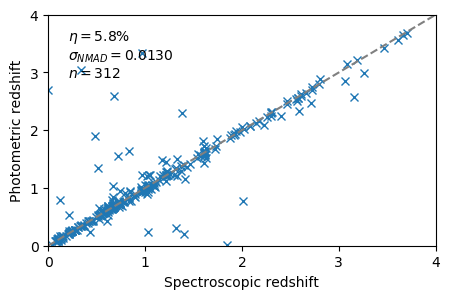

Generate this figure with Python:
"""
Copyright 2013-2019 Johannes Buchner

Redistribution and use in source and binary forms, with or without modification, are permitted provided that the following conditions are met:

1. Redistributions of source code must retain the above copyright notice, this list of conditions and the following disclaimer.

2. Redistributions in binary form must reproduce the above copyright notice, this list of conditions and the following disclaimer in the documentation and/or other materials provided with the distribution.

THIS SOFTWARE IS PROVIDED BY THE COPYRIGHT HOLDERS AND CONTRIBUTORS "AS IS" AND ANY EXPRESS OR IMPLIED WARRANTIES, INCLUDING, BUT NOT LIMITED TO, THE IMPLIED WARRANTIES OF MERCHANTABILITY AND FITNESS FOR A PARTICULAR PURPOSE ARE DISCLAIMED. IN NO EVENT SHALL THE COPYRIGHT HOLDER OR CONTRIBUTORS BE LIABLE FOR ANY DIRECT, INDIRECT, INCIDENTAL, SPECIAL, EXEMPLARY, OR CONSEQUENTIAL DAMAGES (INCLUDING, BUT NOT LIMITED TO, PROCUREMENT OF SUBSTITUTE GOODS OR SERVICES; LOSS OF USE, DATA, OR PROFITS; OR BUSINESS INTERRUPTION) HOWEVER CAUSED AND ON ANY THEORY OF LIABILITY, WHETHER IN CONTRACT, STRICT LIABILITY, OR TORT (INCLUDING NEGLIGENCE OR OTHERWISE) ARISING IN ANY WAY OUT OF THE USE OF THIS SOFTWARE, EVEN IF ADVISED OF THE POSSIBILITY OF SUCH DAMAGE.


Loads pdzs, and computes the best probability functions to incorporate systematic errors.

Usage: 
python photozquality.py ids...

Optimizes the parameters under the likelihood of the zspec values, 
giving the most likely description.

"""

import sys, os
import numpy
import scipy
import scipy.signal
import scipy.stats
import scipy.optimize
import matplotlib.pyplot as plt

def get_zphot(id):
	zphot = numpy.loadtxt('pdz/%s' % id)
	zphot[:,1] /= zphot[:,1].sum()
	return zphot
def get_zspec(id):
	return float(numpy.loadtxt('specz/%s' % id))
def has_zspec(id):
	return os.path.exists('specz/%s' % id)


def weighted_median(y, p):
	items = sorted(zip(y,p), key=lambda x: x[0])
	s = 0.
	for i in items:
		s += i[1]
		if s >= 0.5: 
			return i[0]
def normalize(x, y):
	binwidth = x[1:] - x[:-1]
	total = (y[:-1] * binwidth).sum()
	assert total >= 0, (total, x, y)
	return y / total
data = {}

def create_pdz(zphot, w, woutliers):
	zphot_best = zphot[:,0][zphot[:,1].argmax()]
	zphot2 = zphot[:,1]
	zphot2 = scipy.signal.convolve(zphot2, w, 'same')
	assert zphot2.sum() > 0, w
	zphot2 /= zphot2.sum()
	#zphot2 = zphot2**d # d disabled
	zphot3 = normalize(zphot[:,0], zphot2)
	zphot3 += woutliers
	zphot3[0] = 0.
	zphot3[-1] = 0.
	zphot4 = normalize(zphot[:,0], zphot3)
	return zphot_best, zphot2, zphot3, zphot4


def calc_stats(k, wlogoutliers, plot_individual=False, write_individual=False, plot_corr=False):
	values = []
	woutliers = 10**(wlogoutliers-9)
	if not (k >= 0 and woutliers >= 0):
		print('ERROR: negative values passed')
		return {}
	distvalues = []
	outlier_list = []
	# k == 50 means sigma of 0.5 --> k * 100 gives width
	w = scipy.signal.gaussian(100, k / 100 * 100)
	if not (w.sum() > 0):
		print('ERROR: kernel width too small')
		return {}
	w /= w.max()
	
	#print(k, wlogoutliers)
	
	data_pdzs = dict([(i, create_pdz(zphot, w, woutliers)) for (i, (zphot, zspec)) in data.items()])
	
	for i, (zphot, zspec) in data.items():
		zphot_best, zphot2, zphot3, zphot4 = data_pdzs[i]
		
		#print 'norm:', numpy.trapz(x=zphot[:,0], y=zphot2)
		
		distvalues += list(zip([zspec] * len(zphot2), zphot[:,0], zphot2, numpy.abs(zspec - zphot[:,0]) / (1 + zspec), ((zspec - zphot[:,0]) / (1 + zspec) )**2))
		
		#print zphot
		zmed, zlo, zhi = numpy.interp(x=[0.5, 0.1, 0.9], xp=zphot2.cumsum(), fp=zphot[:,0])

		# gaussian kernel of 0.3 width

		#zphot_val = numpy.interp(zspec, zphot[:,0], zphot[:,1])
		#if zphot_val == 0:
		#	outlier_list.append(i)
		# max(1e-6, zphot_val)
		zphot_val = numpy.interp(zspec, zphot[:,0], zphot4)
		avgdist = numpy.average(numpy.abs(zphot[:,0] - zspec), weights = zphot2)
		
		#print zphot[:,1].sum(), zspec, zphot_val, max(1e-9, zphot_val)

		values.append( (zspec, zphot_best, zphot_val, zmed, zlo, zhi, avgdist) )
	
	if plot_individual or write_individual:
		for i in allids:
			zphot = get_zphot(i)
			zphot_best, zphot2, zphot3, zphot4 = create_pdz(zphot, w, woutliers)
			if plot_individual:
				plt.figure(figsize=(4,3))
				#plt.gca().set_yscale('log')
				plt.plot(zphot[:,0], zphot[:,1], label='photo-z', color='black', lw=2)
				#plt.plot(zphot[:,0], zphot2 / zphot2.max(), label='convolved')
				plt.plot(zphot[:,0], zphot3, label='$p_{D+Sys}(z)$', color='gray', ls='--')
				plt.fill_between(zphot[:,0], zphot3, color='gray', alpha=0.2)
				#plt.plot(zphot[:,0], zphot2/ zphot2.max(), label='zphot final')
				zeroes = zphot[zphot4 > max(zphot4) * 1e-2,0]
				plt.xlim(max(min(zeroes)-0.1, 0), min(max(zeroes)+0.1,7))
				plt.ylim(0, None)
				plt.yticks([])
				plt.vlines(zspec, plt.ylim()[0], plt.ylim()[1], linestyles='--')
				plt.ylabel('probability')
				plt.xlabel('redshift')
				plt.legend(loc='best', prop=dict(size=10), frameon=False)
				plt.savefig('pdz/' + i + ".png")
				plt.savefig('pdz/' + i + ".pdf", bbox_inches='tight')
				plt.close()
			if write_individual:
				numpy.savetxt('smoothened/' + i, numpy.vstack([zphot[:,0], zphot4]).transpose())
	
	v = numpy.array(values, dtype=[ ('zspec', 'f'), 
		('zphot_best', 'f'), # original best-fit photo-z
		('zphot_val', 'f'),  # pdz evaluated at zspec
		('zphot_med', 'f'), ('zphot_lo', 'f'), ('zphot_hi', 'f'), # limits
		('zdist', 'f') # weighted distance to zspec
		] )
	
	# compute usual statistics (for unconvolved)
	dist = numpy.abs(v['zspec'] - v['zphot_best']) / (1 + v['zspec'])

	outliers = dist > 0.15
	outlier_fraction = outliers.sum() * 1. / len(outliers)

	sigma_NMAD = 1.48 * numpy.median( dist )
	
	distvalues = numpy.array(distvalues, dtype=[ ('zspec', 'f'), ('zphot', 'f'), ('prob', 'f'), ('zabsdist', 'f'), ('zsqdist', 'f')])
	snad = (distvalues['zabsdist'] * distvalues['prob']).sum() / len(v)
	sigma_ad = (distvalues['zsqdist'] * distvalues['prob']).sum()**0.5 / len(v)
	if plot_corr:
		nmad = weighted_median(distvalues['zabsdist'], distvalues['prob'] / len(v))
	smooth_outlier_fraction = ((distvalues['zabsdist'] > 0.15) * distvalues['prob']).sum() / len(v)
	
	# compute likelihood
	loglike = numpy.sum(numpy.log(v['zphot_val']))
	information_loss = numpy.sum(v['zphot_val'] * numpy.log2(v['zphot_val']))
	# check the values where the likelihood is zero
	
	r = dict(n=len(outliers), outlier_fraction=outlier_fraction, 
		loglike=loglike, sigma_NMAD=sigma_NMAD, snad=snad, #nmad=nmad,
		outliers=outlier_list, sigma_ad=sigma_ad, smooth_outlier_fraction=smooth_outlier_fraction,
		smoothened_chi2 = -2 * loglike,
		information_loss = information_loss,
		)
	
	#print(r)

	if plot_corr:
		print()
		print("plotting...")
		plt.figure(figsize=(5,3))
		plt.plot(v['zspec'], v['zphot_best'], 'x ')
		plt.plot([0,plt.xlim()[1]], [0,plt.xlim()[1]], '--', color='grey')
		plt.xlabel('Spectroscopic redshift')
		plt.ylabel('Photometric redshift')
		plt.ylim(0, 4)
		plt.xlim(0, 4)
		plt.xticks(list(range(5)))
		plt.yticks(list(range(5)))
		plt.text(0.2, plt.ylim()[1]-0.2, "$\\eta = %.1f\\%% $\n$\\sigma_{NMAD} = %.4f$\n$n = %d$" % (outlier_fraction*100, sigma_NMAD, len(v)), va='top')
		plt.savefig('photozquality.pdf', bbox_inches='tight')
		plt.savefig('photozquality.png', bbox_inches='tight')
		plt.close()
		
		plt.figure()
		plt.errorbar(v['zspec'], v['zphot_med'], 
			yerr=[v['zphot_med'] - v['zphot_lo'], v['zphot_hi'] - v['zphot_med'] ], 
			marker='x', ls='')
		plt.plot([0,plt.xlim()[1]], [0,plt.xlim()[1]], '--', color='grey')
		plt.xlabel('Spectroscopic redshift')
		plt.ylabel('Photometric redshift')
		plt.text(0.2, plt.ylim()[1]-0.2, "$\\chi^2 = %.4f$\n$n = %d$" % (-2 * loglike, len(v)), va='top')
		plt.savefig('photozquality_err.pdf', bbox_inches='tight')
		plt.savefig('photozquality_err.png', bbox_inches='tight')
		plt.close()
		
		plt.figure(figsize=(3,2.5))
		plt.hexbin(x=distvalues['zspec'], y=distvalues['zphot'], 
			C=distvalues['prob'], gridsize=30, 
			reduce_C_function=lambda x: numpy.log(1+numpy.sum(x)),
			cmap = plt.cm.gray_r, vmax=numpy.log(1+len(v)/30.*4), extent=[0,4,0,4])
		plt.plot([0,plt.xlim()[1]], [0,plt.xlim()[1]], '--', color='grey')
		plt.ylim(0, 4)
		plt.xlim(0, 4)
		plt.xticks(list(range(5)))
		plt.yticks(list(range(5)))
		plt.xlabel('Spectroscopic redshift')
		plt.ylabel('Photometric redshift')
		plt.text(0.2, plt.ylim()[1]-0.2, "$\\widetilde{\\sigma}_{NMAD} = %.4f$\n$\\chi^2 = %.2f$\n$\\widetilde{\\eta} = %.1f$, $n = %d$\n$\\widetilde{\\sigma}_{tot} = %.3f$" % (nmad, -2 * loglike, smooth_outlier_fraction * 100, len(v), sigma_ad), va='top')
		plt.savefig('photozquality_dist.pdf', bbox_inches='tight')
		plt.savefig('photozquality_dist.png', bbox_inches='tight')
		plt.close()
		
	return r

print('loading data...')
allids = sys.argv[1:]
ids = [i for i in allids if has_zspec(i)]

for i in ids:
	if not has_zspec(i):
		print('skipped', i, os.path.exists('pdz/' + i), os.path.exists('specz/' + i))
		continue
	zphot = get_zphot(i)
	zspec = get_zspec(i)
	data[i] = [zphot, zspec]

print('data loaded')

def optfunc_smooth(args):
	return calc_stats(*args).get('smoothened_chi2', 1e300)

try:
	os.mkdir('smoothened')
except IOError: pass

print()
print('Without smoothing:')
#r = calc_stats(0.04, 1e-5, plot_corr=True)
r = calc_stats(0.04, 1)
print("\tclassic redshift error: sigma_NMAD = %.3f" % r['sigma_NMAD'])
print("\tclassic outlier fraction: eta = %.3f" % r['outlier_fraction'])
print()

x0 = [r['sigma_NMAD']*100, numpy.log10(r['outlier_fraction'])+9]
cons = [lambda x: x[0], lambda x: x[0]]

print('Finding systematic errors ...')
x1_smooth = scipy.optimize.fmin_cobyla(optfunc_smooth, x0=x0, cons=cons, rhobeg=[0.1,0.1], disp=0)
r_smooth = calc_stats(*x1_smooth)
print('Information loss of this method: %.2f bits (lower is better)' % r['information_loss'])
print('Chi^2: %.2f (lower is better)' % r['smoothened_chi2'])



k, wlogoutliers = x1_smooth

print()
print("with optimal systematic errors:")
print("\tsystematic z error: sigma_NMAD = %.3f" % (k/100.))
print("\tsystematic outlier fraction: eta = %.3f" % 10**(wlogoutliers-9))
print()

# plot out smoothened pdzs

calc_stats(*x1_smooth, plot_corr=True, write_individual=True)

